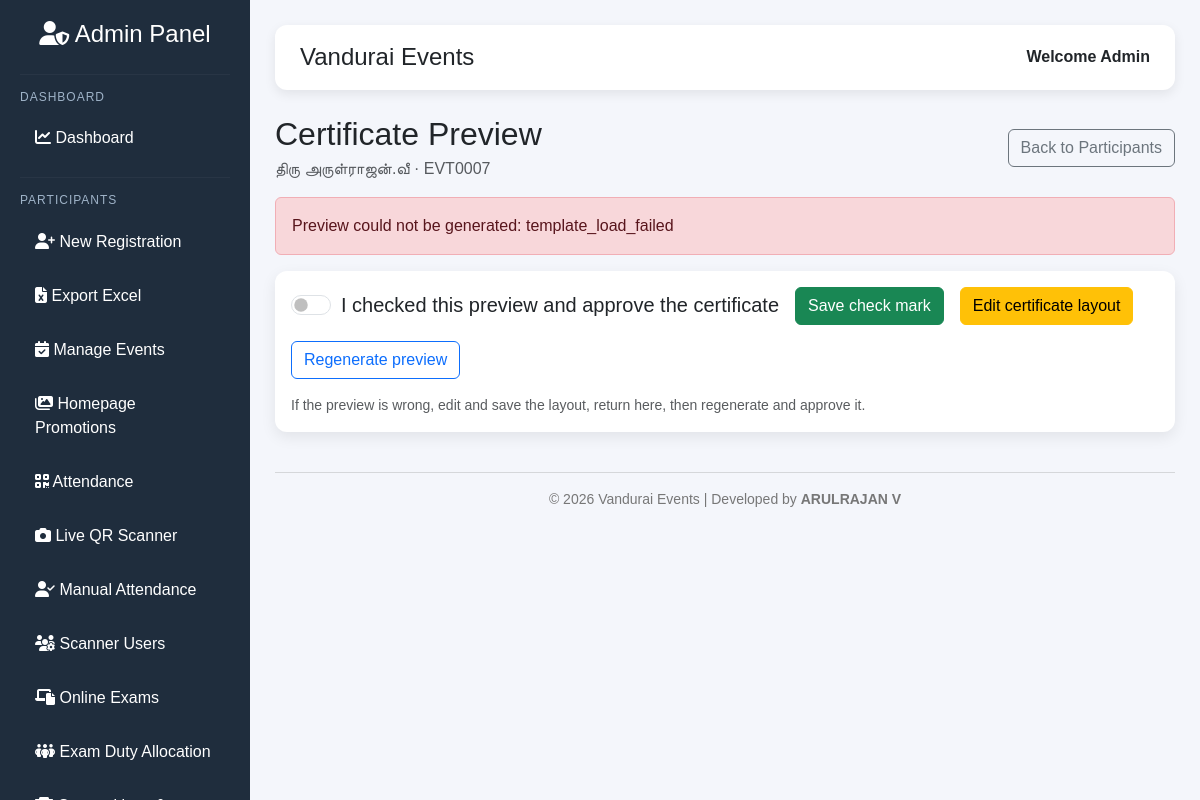
Before: /admin/participants/1/certificate-preview (signed in) with the older database file.
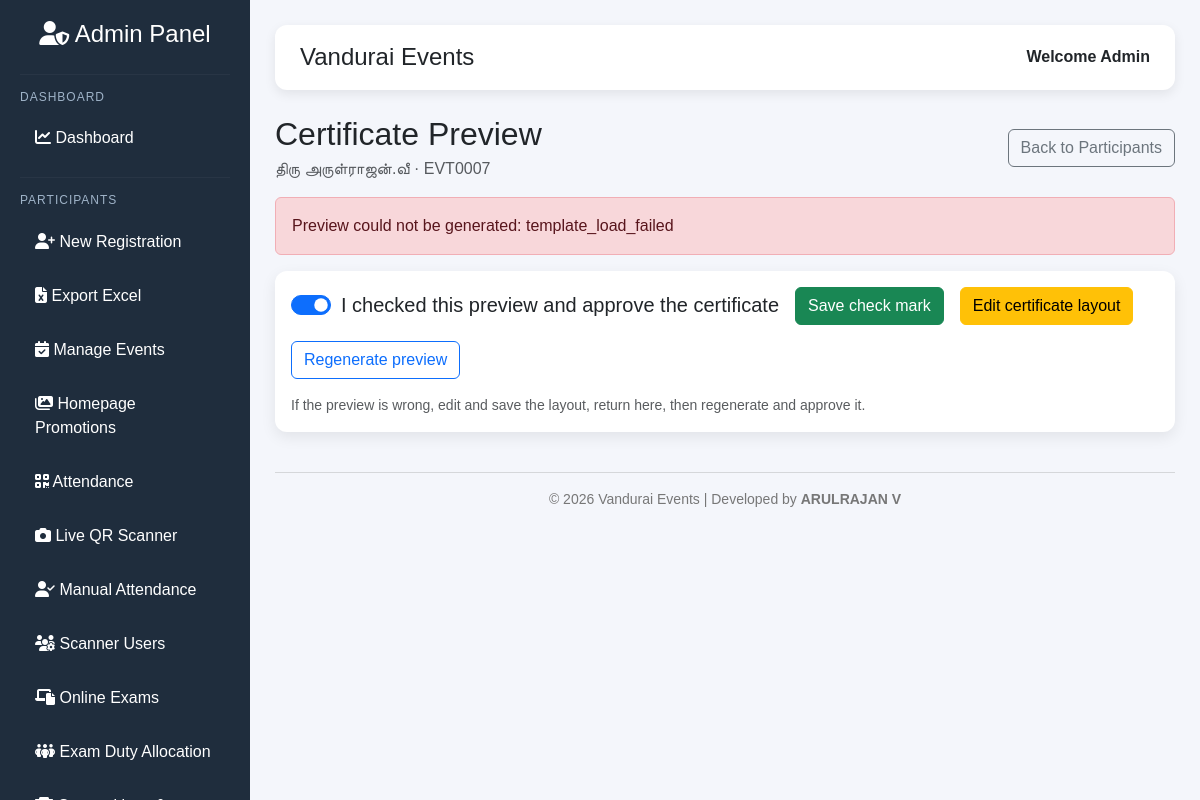
After: the same page with the newer database file.
### models.py (models this page shows, shortened)
class Participant(db.Model):
    __tablename__ = "participants"
    __table_args__ = (
        db.UniqueConstraint(
            "event_id",
            "mobile",
            name="uq_participants_event_mobile"
        ),
    )
    id = db.Column(db.Integer, primary_key=True)
    reg_id = db.Column(db.String(30), unique=True, nullable=False)
    event_id = db.Column(
        db.Integer,
        db.ForeignKey("events.id"),
        nullable=False
    )
    salutation = db.Column(db.String(20))
    teacher_name = db.Column(db.String(150), nullable=False)
    mobile = db.Column(db.String(10), nullable=False)
    email = db.Column(db.String(120), nullable=False)
    designation = db.Column(db.String(100), nullable=False)
    subject = db.Column(db.String(100), nullable=False)
    school_name = db.Column(db.String(200), nullable=False)
    school_area = db.Column(db.String(150), nullable=False)
    block = db.Column(db.String(100), nullable=False)
    photo = db.Column(db.String(250))
    extra_data = db.Column(
        db.Text
    )
    payment_status = db.Column(db.String(30), default="not_required", nullable=False)
    razorpay_order_id = db.Column(db.String(100), unique=True)
    razorpay_payment_id = db.Column(db.String(100), unique=True)
    payment_verified_at = db.Column(db.DateTime)
    certificate_pdf = db.Column(
        db.String(250)
    )
    qr_code = db.Column(
        db.String(250)
    )
    download_count = db.Column(
        db.Integer,
        default=0
    )
    is_present = db.Column(
        db.Boolean,
        default=False,
        nullable=False
    )
    attendance_marked_at = db.Column(
        db.DateTime
    )
    last_download = db.Column(
        db.DateTime
    )
    certificate_generated = db.Column(
        db.Boolean,
        default=False
    )
    certificate_approved = db.Column(
        db.Boolean,
        default=False,
        nullable=False
    )
    certificate_approved_at = db.Column(db.DateTime)
    exam_username = db.Column(
        db.String(80),
        unique=True
    )
    exam_password_hash = db.Column(
        db.String(255)
    )
    created_at = db.Column(
        db.DateTime,
        default=datetime.utcnow
    )
    event = db.relationship(
        "Event",
        back_populates="participants"
    )
    attendance_records = db.relationship(
        "Attendance",
        back_populates="participant",
        cascade="all, delete-orphan",
        lazy=True
    )
    attendance_logs = db.relationship(
        "AttendanceLog",
        back_populates="participant",
        cascade="all, delete-orphan",
        lazy=True
    )
    exam_attempts = db.relationship(
        "ExamAttempt",
        back_populates="participant",
        cascade="all, delete-orphan",
        lazy=True
    )

### admin_routes.py (the view)
@admin_bp.route("/admin/participants/<int:id>/certificate-preview", methods=["GET", "POST"])
def certificate_preview(id):
    if "admin" not in session:
        return redirect(url_for("routes.login"))
    participant = Participant.query.get_or_404(id)
    if request.method == "POST":
        participant.certificate_approved = request.form.get("certificate_approved") == "on"
        participant.certificate_approved_at = datetime.utcnow() if participant.certificate_approved else None
        db.session.commit()
        return redirect(url_for("admin.certificate_preview", id=participant.id, saved=1))
    result = generate_certificate(participant)
    preview_url = None
    if result.get("success"):
        preview_url = url_for("static", filename=f"generated_certificates/{participant.reg_id}.png", v=int(datetime.utcnow().timestamp()))
    return render_template(
        "admin/certificate_preview.html",
        participant=participant,
        preview_url=preview_url,
        generation_error=None if result.get("success") else result.get("error", "Certificate preview failed"),
    )

### certificate_generator.py (called while the page is built, shortened)
def get_active_template():
    template = CertificateTemplate.query.order_by(
        CertificateTemplate.id
    ).first()
    if template:
        return template
    return None

def get_template(participant=None):
    template_record = get_active_template()
    if template_record and template_record.image_path:
        template_path = os.path.join(
            TEMPLATE_FOLDER,
            template_record.image_path
        )
        if os.path.exists(template_path):
            return template_path
    fallback = os.path.join(
        TEMPLATE_FOLDER,
        DEFAULT_CERTIFICATE_TEMPLATE
    )
    if os.path.exists(fallback):
        return fallback
    return os.path.join(
        TEMPLATE_FOLDER,
        "participation.png"
    )

def generate_certificate(participant_or_reg_id, persist=True, output_filename=None):
    if isinstance(participant_or_reg_id, Participant) or (
        not persist and hasattr(participant_or_reg_id, "reg_id")
    ):
        participant = participant_or_reg_id
    else:
        participant = Participant.query.filter_by(
            reg_id=str(participant_or_reg_id)
        ).first()
    if not participant:
        logging.error("Participant not found: %s", participant_or_reg_id)
        return {"success": False, "error": "participant_not_found"}
    template_record = get_active_template()
    template_path = get_template(participant)
    try:
        certificate = Image.open(template_path).convert("RGBA")
    except Exception:
        logging.exception("Failed to open template: %s", template_path)
        return {"success": False, "error": "template_load_failed"}

### templates/admin/certificate_preview.html (shortened to what this page needs)
{% extends "admin/admin_base.html" %}
{% block content %}
<div class="d-flex justify-content-between align-items-center mb-3">
    <div><h2 class="mb-1">Certificate Preview</h2><div class="text-muted">{{ participant.salutation }} {{ participant.teacher_name }} · {{ participant.reg_id }}</div></div>
    <a class="btn btn-outline-secondary" href="{{ url_for('admin.admin') }}">Back to Participants</a>
</div>
{% if generation_error %}
<div class="alert alert-danger">Preview could not be generated: {{ generation_error }}</div>
{% else %}
<div class="card mb-3"><div class="card-body bg-dark text-center overflow-auto">
    <img src="{{ preview_url }}" class="img-fluid" alt="Generated certificate preview" style="max-height:72vh">
</div></div>
{% endif %}
<div class="card"><div class="card-body">
<form method="POST" class="d-flex flex-wrap gap-3 align-items-center">
    <div class="form-check form-switch fs-5">
        <input class="form-check-input" type="checkbox" name="certificate_approved" id="certificateApproved" {% if participant.certificate_approved %}checked{% endif %}>
        <label class="form-check-label" for="certificateApproved">I checked this preview and approve the certificate</label>
    </div>
    <button class="btn btn-success">Save check mark</button>
    <a class="btn btn-warning" href="{{ url_for('layout.layout_editor_default') }}">Edit certificate layout</a>
    <a class="btn btn-outline-primary" href="{{ url_for('admin.certificate_preview', id=participant.id) }}">Regenerate preview</a>
</form>
<p class="small text-muted mb-0 mt-3">If the preview is wrong, edit and save the layout, return here, then regenerate and approve it.</p>
</div></div>
{% endblock %}

### templates/admin/admin_base.html (shortened to what this page needs)
<!DOCTYPE html>
<html lang="en">
<head>
    <link href="https://cdn.jsdelivr.net/npm/bootstrap@5.3.3/dist/css/bootstrap.min.css"
          rel="stylesheet">
    <link href="https://cdnjs.cloudflare.com/ajax/libs/font-awesome/6.7.2/css/all.min.css"
          rel="stylesheet">
</head>
<body>
<div class="sidebar">
    <h2>
        <i class="fa-solid fa-user-shield"></i>
        Admin Panel
    </h2>
    <hr>
    <h6>Dashboard</h6>
    <a href="/admin">
        <i class="fa-solid fa-chart-line"></i>
        Dashboard
    </a>
    <hr>
    <h6>Participants</h6>
    <a href="/register">
        <i class="fa-solid fa-user-plus"></i>
        New Registration
    </a>
    <a href="/export">
        <i class="fa-solid fa-file-excel"></i>
        Export Excel
    </a>
    <a href="/admin/events">
        <i class="fa-solid fa-calendar-check"></i>
        Manage Events
    </a>
    <a href="/admin/promotions">
        <i class="fa-solid fa-images"></i>
        Homepage Promotions
    </a>
    <a href="/admin/attendance">
        <i class="fa-solid fa-qrcode"></i>
        Attendance
    </a>
    <a href="/admin/attendance/scanner">
        <i class="fa-solid fa-camera"></i>
        Live QR Scanner
    </a>
    <a href="/admin/attendance/manual">
        <i class="fa-solid fa-user-check"></i>
        Manual Attendance
    </a>
    <a href="/admin/attendance/scanner-users">
        <i class="fa-solid fa-users-gear"></i>
        Scanner Users
    </a>
    <a href="/admin/exams">
        <i class="fa-solid fa-laptop-file"></i>
        Online Exams
    </a>
    <a href="/admin/exam-duty-allocation">
        <i class="fa-solid fa-people-group"></i>
        Exam Duty Allocation
    </a>
    <a href="/admin/competitions">
    </a>
</div>
<div class="content">
    <div class="topbar">
        {% block topbar %}
        <div class="d-flex justify-content-between align-items-center">
            <h4 class="mb-0">
                Vandurai Events
            </h4>
            <strong>
                Welcome Admin
            </strong>
        </div>
        {% endblock %}
    </div>
    {% block content %}
    {% endblock %}
    <div class="footer">
        <hr>
        © 2026 Vandurai Events |
        Developed by <strong>ARULRAJAN V</strong>
    </div>
</div>
</body>
</html>

### templates/admin/admin_base.html (style rules this page uses)
* { margin:0; padding:0; box-sizing:border-box; }
body { font-family:Arial,Helvetica,sans-serif; background:#f4f6fb; overflow-x:hidden; }
.sidebar { position:fixed; left:0; top:0; width:250px; height:100vh; background:#1f2d3d; color:#fff; overflow-y:auto; padding:20px; }
.sidebar h2 { text-align:center; margin-bottom:25px; font-size:24px; color:#ffffff; }
.sidebar hr { border-color:rgba(255,255,255,.15); margin:15px 0; }
.sidebar h6 { color:#9fb3c8; margin-bottom:10px; text-transform:uppercase; font-size:12px; letter-spacing:1px; }
.sidebar a { display:block; color:#ffffff; text-decoration:none; padding:12px 15px; margin-bottom:6px; border-radius:8px; transition:.3s; }
.content { margin-left:250px; padding:25px; min-width:0; }
.topbar { background:#fff; padding:18px 25px; border-radius:12px; box-shadow:0 4px 12px rgba(0,0,0,.08); margin-bottom:25px; }
.card { border:none; border-radius:12px; box-shadow:0 5px 15px rgba(0,0,0,.08); }
.footer { margin-top:40px; text-align:center; color:#777; font-size:14px; }

Changed rows visible on the page:
changed Participant "அருள்ராஜன்.வீ": certificate_approved "☐" → "☑"
